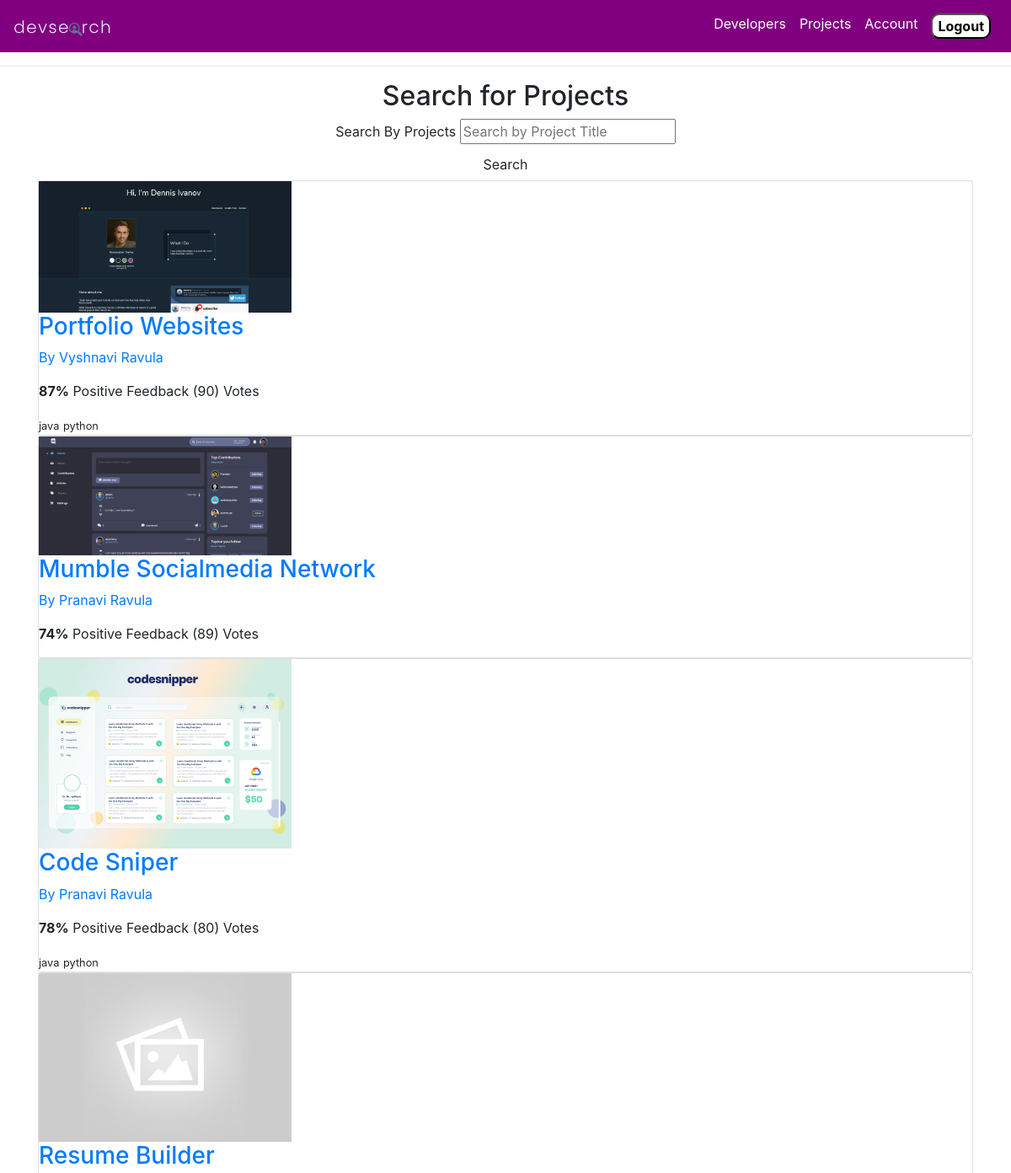
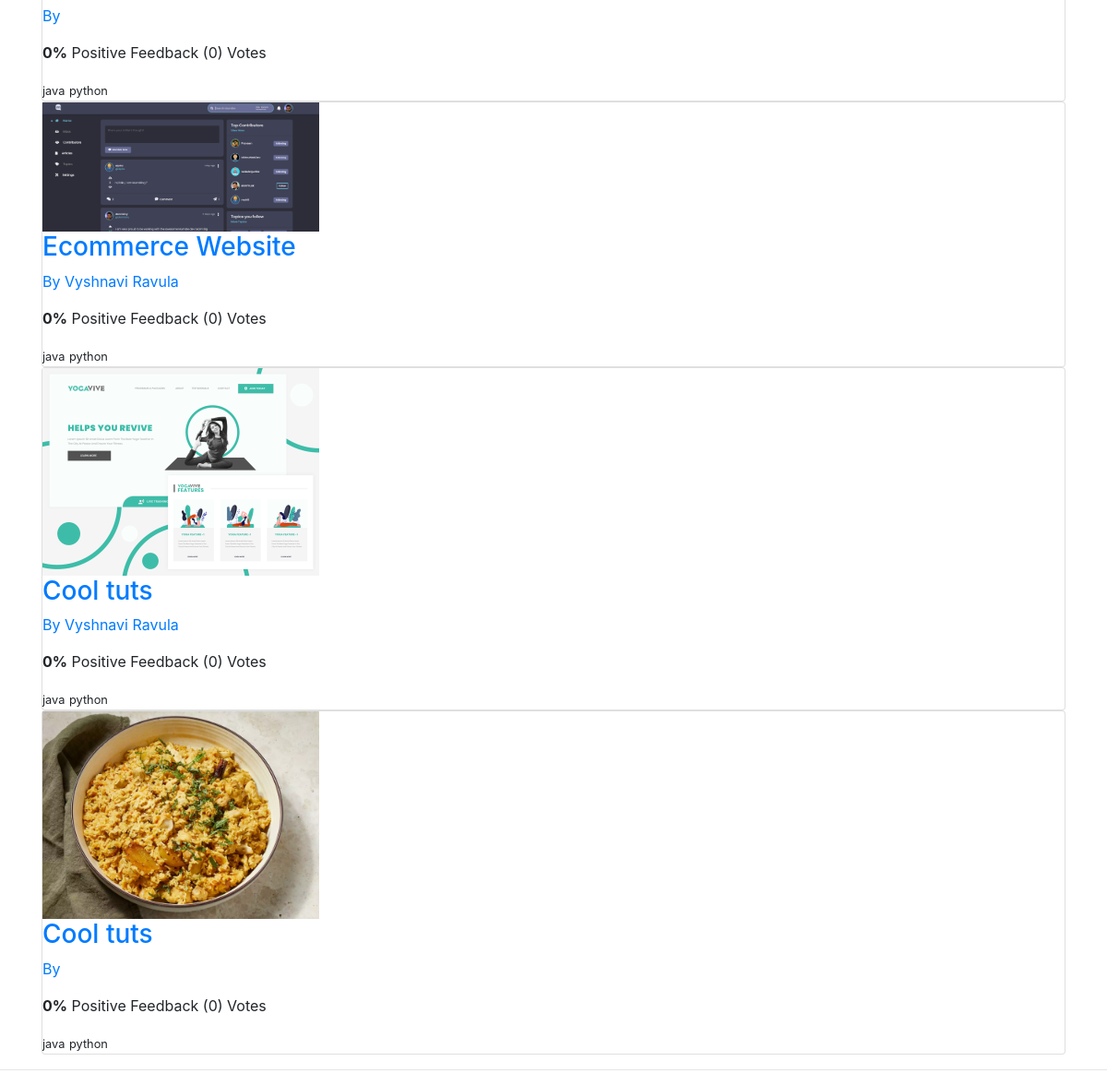
Page /projects/ (signed in) on the committed database (2 pictures, top to bottom).
### projects/models.py (models this page shows, shortened)
class Project(models.Model):
    owner=models.ForeignKey(Profile,null=True,blank=True,on_delete=models.SET_NULL)
    title=models.CharField(max_length=200)
    description=models.TextField(null=True,blank=True)
    featured_image=models.ImageField(null=True,blank=True,default='default.jpg')
    demo_link=models.CharField(max_length=2000,null=True,blank=True)
    source_link=models.CharField(max_length=2000,null=True,blank=True)
    tags=models.ManyToManyField('Tag',blank=True)
    vote_total=models.IntegerField(default=0,null=True,blank=True)
    vote_ratio=models.IntegerField(default=0,null=True,blank=True)
    created_date=models.DateTimeField(auto_now_add=True)
    id=models.UUIDField(default=uuid.uuid4,unique=True,primary_key=True,editable=False)

class Tag(models.Model):
    name=models.CharField(max_length=200)
    created_date=models.DateTimeField(auto_now_add=True)
    id=models.UUIDField(default=uuid.uuid4,unique=True,primary_key=True,editable=False)
    def __str__(self):
        return self.name

### users/models.py (models this page shows, shortened)
class Profile(models.Model):
    user=models.OneToOneField(User,on_delete=models.CASCADE,null=True,blank=True)
    name=models.CharField(max_length=200,blank=True,null=True)
    email=models.EmailField(max_length=500,blank=True,null=True)
    username=models.CharField(max_length=200,blank=True,null=True)
    location=models.CharField(max_length=200,blank=True,null=True)
    short_intro=models.CharField(max_length=200,blank=True,null=True)
    bio=models.TextField(blank=True,null=True)
    profile_image=models.ImageField(null=True,blank=True,upload_to='profiles/',default='profiles/user-default.png')
    socio_github=models.CharField(max_length=200,blank=True,null=True)
    socio_twitter=models.CharField(max_length=200,blank=True,null=True)
    socio_linkedin=models.CharField(max_length=200,blank=True,null=True)
    socio_youtube=models.CharField(max_length=200,blank=True,null=True)
    created_date=models.DateTimeField(auto_now_add=True)
    id=models.UUIDField(default=uuid.uuid4,unique=True,primary_key=True,editable=False)

### projects/views.py (the view)
# urls.py: path('projects/',include('projects.urls')),
@login_required(login_url='loginUser')
def projects(request):
    searchQuery=''
    if request.GET.get('search_query'):
        searchQuery=request.GET.get('search_query')
    owner=Profile.objects.filter(name__icontains=searchQuery)
    project=Project.objects.filter(Q(title__icontains=searchQuery) | Q(owner__in=owner))
    context={'projects':project,'search_query':searchQuery}
    return(render(request,'projects.html',context))

### projects/templates/projects.html
{%extends 'navBar.html'%}
{%block start%}
<main class="projects">
    <section class="hero-section text-center">
        <div class="container container--narrow">
            <div class="hero-section__box">
                <h2>Search for <span>Projects</span></h2>
            </div>
            <div class="hero-section__search">
                <form id='searchForm' class="form" action="{% url 'projects' %}" method="get">
                    <div class="form__field">
                        <label for="formInput#search">Search By Projects </label>
                        <input class="input input--text" id="formInput#search" type="text" name="search_query"
                            placeholder="Search by Project Title" value="{{search_query}}"/>
                    </div>
                    <input class="btn btn--sub btn--lg" type="submit" value="Search" />
                </form>
            </div>
        </div>
    </section>
    <section class="projectsList">
        <div class="container">
            <div class="grid grid--three">
                {% for project in projects %}
                <div class="column">
                    <div class="card project">
                        <a href="{% url 'project' project.id %}" class="project">
                            <img class="project__thumbnail" src="{{project.featured_image.url}}" alt="project thumbnail" style="width:300px" />
                            <div class="card__body">
                                <h3 class="project__title">{{project.title}}</h3>
                                <p><a class="project__author" href="{% url 'userProfile' project.id %}">By
                                        {{project.owner.name}}</a>
                                </p>
                                <p class="project--rating">
                                    <span style="font-weight: bold;">{{project.vote_ratio}}%</span> Positive
                                    Feedback ({{project.vote_total}}) Vote{{project.vote_total|pluralize:"s"}}
                                </p>
                                <div class="project__tags">
                                    {% for tag in project.tags.all %}
                                    <span class="tag tag--pill tag--main">
                                        <small>{{tag}}</small>
                                    </span>
                                    {% endfor %}
                                </div>
                            </div>
                        </a>
                    </div>
                </div>
                {% endfor %}
            </div>
        </div>
    </section>
</main>
{%endblock%}

### rows in the picture
Project: featured_image (picture), title "Portfolio Websites", owner.name "Vyshnavi Ravula", vote_ratio "87", vote_total "90"
Tag: name "java"
Tag: name "python"
Project: featured_image (picture), title "Mumble Socialmedia Network", owner.name "Pranavi Ravula", vote_ratio "74", vote_total "89"
Project: featured_image (picture), title "Code Sniper", owner.name "Pranavi Ravula", vote_ratio "78", vote_total "80"
Project: featured_image (placeholder picture), title "Resume Builder", vote_ratio "0", vote_total "0"
Project: featured_image (picture), title "Ecommerce Website", owner.name "Vyshnavi Ravula", vote_ratio "0", vote_total "0"
Project: featured_image (picture), title "Cool tuts", owner.name "Vyshnavi Ravula", vote_ratio "0", vote_total "0"
Project: featured_image (picture), title "Cool tuts", vote_ratio "0", vote_total "0"
